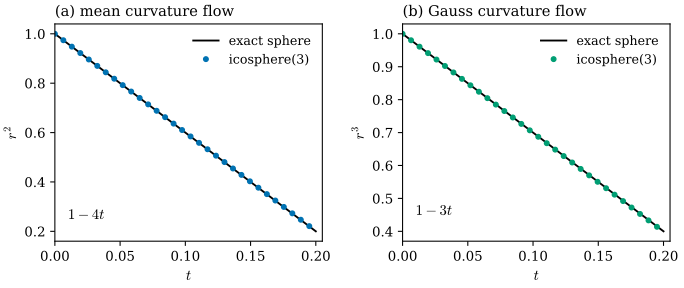

This chart was generated by the following Python code:
"""Figure 41.5.1: explicit discrete curvature flows on the unit icosphere(3) against the exact shrinking spheres.

Mean curvature flow x_i' = (L x)_i / A_i (minus the area gradient over the mixed area) and Gauss curvature flow
x_i' = -(K N)_i / A_i (minus the gradient of (1/2) sum l theta over the mixed area), forward Euler with h = 6.5e-4
(about 0.1 of the initial stability limit 2 / lambda_max = 0.0065, Example 41.5.5), up to t = 0.2. r is the mean
distance of the vertices from their centroid.
(a) r^2 against t with the exact 1 - 4t (sphere under mean curvature flow, Example 41.5.5);
(b) r^3 against t with the exact 1 - 3t (Gauss curvature flow, Example 41.5.9). Dots every 10 steps.

Run: PYTHONPATH=tools python3 chapters/41-discrete-curvature-variational/figures/fig-41-5-1-sphere-flows.py
"""
import sys
from pathlib import Path

import numpy as np

sys.path.insert(0, str(Path(__file__).resolve().parents[1] / "lib"))
import dgfig  # noqa: E402
dgfig.setup()
import matplotlib.pyplot as plt  # noqa: E402

import dgmesh as dm  # noqa: E402
import ddg41  # noqa: E402

C = dgfig.COLORS
V0, F = dm.icosphere(3)
lam = ddg41.largest_eigenvalue(V0, F)
assert abs(2 / lam - 0.0065) < 1e-4
h, T = 6.5e-4, 0.2
steps = int(round(T / h))
res = {}
for name, vel in (("mean", ddg41.mcf_velocity), ("gauss", ddg41.gcf_velocity)):
    rec = []
    ddg41.explicit_flow(V0, F, vel, h, steps, record=lambda k, V: rec.append((k * h, np.linalg.norm(V - V.mean(0), axis=1).mean(),
                                                                              dm.face_areas(V, F).sum())))
    res[name] = np.array(rec)
tm, rm, Am = res["mean"].T
tg, rg, Ag = res["gauss"].T
assert np.all(np.diff(Am) < 0) and np.all(np.diff(Ag) < 0)
em = np.abs(rm ** 2 - (1 - 4 * tm)).max()
eg = np.abs(rg ** 3 - (1 - 3 * tg)).max()
assert em < 0.01 and eg < 0.005

fig, axes = plt.subplots(1, 2, figsize=(7.2, 3.1))
tt = np.linspace(0, 0.2, 100)
for ax, t, y, ex, lab, col, title in ((axes[0], tm, rm ** 2, 1 - 4 * tt, r"$r^2$", C["tangent"], "(a) mean curvature flow"),
                                      (axes[1], tg, rg ** 3, 1 - 3 * tt, r"$r^3$", C["third"], "(b) Gauss curvature flow")):
    ax.plot(tt, ex, color=C["main"], lw=1.4, label="exact sphere")
    ax.plot(t[::10], y[::10], "o", color=col, ms=3.5, label="icosphere(3)")
    ax.set_xlabel(r"$t$")
    ax.set_ylabel(lab)
    ax.set_title(title, loc="left", fontsize=11)
    ax.legend(fontsize=9.5, frameon=False, loc="upper right")
    ax.set_xlim(0, 0.205)
axes[0].text(0.01, 0.25, r"$1-4t$", fontsize=11)
axes[1].text(0.01, 0.45, r"$1-3t$", fontsize=11)
fig.subplots_adjust(left=0.09, right=0.98, bottom=0.17, top=0.9, wspace=0.3)
dgfig.save(fig, __file__)
print("lambda_max", lam, "h_c", 2 / lam, "steps", steps, "max |r^2 - (1 - 4t)|", em, "max |r^3 - (1 - 3t)|", eg,
      "t = 0.2:", rm[-1] ** 2, rg[-1] ** 3)
